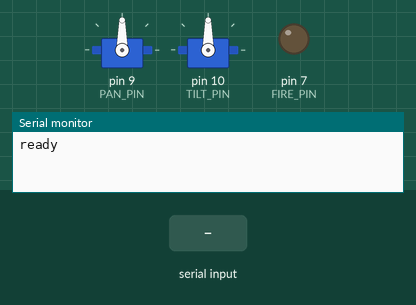
Recording of a sketch running on a simulated Arduino Uno, built with avr-gcc and run on an emulated ATmega328P. Shown: 2 × servo, output pins drawn as LEDs (lit = HIGH), the last lines printed to the serial monitor. The inputs (shaded band) are chosen by the test bench.

Above: at 1.2 s.
1.3 s: "F90\n" received over Serial
At 1.5 s:
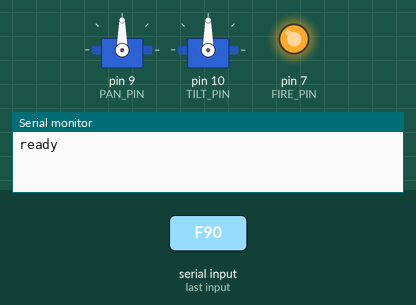
3.2 s: "P90T45\n" received over Serial
At 3.8 s:
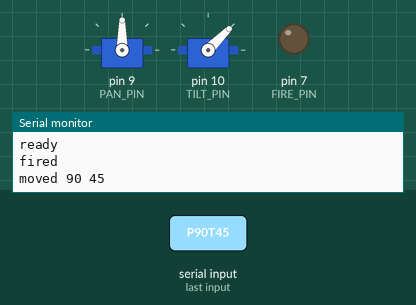
4.9 s: "F,45\n" received over Serial
At 5.1 s:
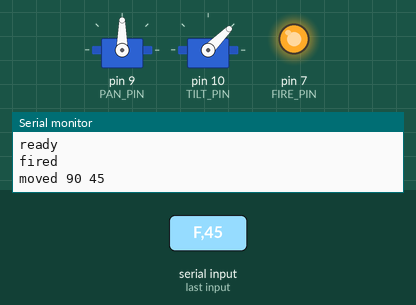
Timing chart, 0 to 7.9 s (numbered marks = the images above; inputs shaded):
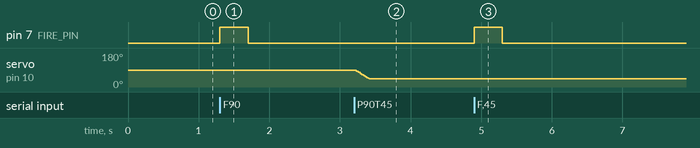

The sketch:

pan_tilt.ino
```cpp
// Pan/tilt servo driver for get-off-my-lawn.
//
// Reads commands from USB serial, one per line. Each reply is sent only once
// the action has FINISHED, so the host can wait for it before looking again:
//     P090T090\n     -> sweep pan/tilt to 90/90, settle   -> "moved 90 90"
//     F\n            -> pulse the solenoid for FIRE_MS    -> "fired"
// A command may end in "#<id>"; the reply then ends in the same "#<id>", so the
// host can tell its reply apart from a stale one:
//     P120T060#7\n   -> "moved 120 60 #7"
// On power-up / reset the board prints "ready".
//
// Hobby servos give no position feedback, so the board cannot *measure* when a
// move is done. Instead it sweeps the servo itself at DEG_PER_SEC, which is set
// below the servo's real speed: the shaft keeps up with the commanded angle,
// and when the sweep ends the shaft is there. Swapping motors means changing
// only the "Motor tuning" constants.
//
// Wiring:
//   pan servo  signal -> pin 9     (both are PWM-capable pins)
//   tilt servo signal -> pin 10
//   servo power       -> EXTERNAL 5V supply, not the board's 5V pin
//   servo ground      -> supply ground AND a board GND pin (common ground, or
//                        the signal has no reference and the servos jitter)
//   solenoid driver   -> pin 7 drives a MOSFET gate or relay input; the
//                        solenoid itself runs from its own supply and MUST
//                        have a flyback diode across it. Never wire a solenoid
//                        straight to a pin -- it draws far more than a pin can
//                        source, and the coil kicks back a damaging spike when
//                        it switches off.

#include <Servo.h>

const int PAN_PIN = 9;
const int TILT_PIN = 10;
const int FIRE_PIN = 7;
const int HOME_ANGLE = 90;

// ---- Motor tuning: the only values that depend on which servos are fitted ----
// Sweep speed. Must stay BELOW the servo's speed under load, or the commanded
// angle runs ahead of the shaft and "moved" is reported early. MG996R is about
// 0.17s/60deg (~350 deg/s) unloaded at 5V; 220 leaves margin for the camera.
const float DEG_PER_SEC = 220.0;
// Pause after the sweep for the shaft to stop and the rig to stop wobbling,
// so the next camera frame is sharp and shows the final aim.
const unsigned long SETTLE_MS = 100;
// -----------------------------------------------------------------------------

// How long one shot lasts. The board times this itself so a host crash or an
// unplugged USB cable cannot leave the coil energised.
const unsigned long FIRE_MS = 400;

const unsigned long STEP_MS = 10;  // sweep update interval

struct Axis {
  Servo servo;
  float position;  // angle currently commanded, mid-sweep
  int target;      // angle the sweep is heading for
};

Axis pan;
Axis tilt;

// Motion: SWEEPING -> SETTLING -> IDLE (reply sent on reaching IDLE).
enum Motion { IDLE, SWEEPING, SETTLING };
Motion motion = IDLE;
unsigned long lastStep = 0;
unsigned long settleUntil = 0;
long moveId = -1;  // -1: the command carried no "#<id>"

// Firing is independent of motion, so the pulse always ends on time.
bool firing = false;
unsigned long fireUntil = 0;
long fireId = -1;

char buffer[24];
byte length = 0;

void printId(long id) {
  if (id >= 0) {
    Serial.print(" #");
    Serial.print(id);
  }
  Serial.println();
}

// Move one axis up to maxStep degrees toward its target; true once there.
bool stepAxis(Axis &axis, float maxStep) {
  float remaining = axis.target - axis.position;
  if (fabs(remaining) <= maxStep) {
    axis.position = axis.target;
  } else {
    axis.position += remaining > 0 ? maxStep : -maxStep;
  }
  axis.servo.write((int)round(axis.position));
  return axis.position == axis.target;
}

void startMove(int p, int t, long id) {
  // A new move replaces one in progress; the old one is never reported.
  pan.target = constrain(p, 0, 180);
  tilt.target = constrain(t, 0, 180);
  moveId = id;
  motion = SWEEPING;
  lastStep = millis();
}

void startFire(long id) {
  digitalWrite(FIRE_PIN, HIGH);
  firing = true;
  fireUntil = millis() + FIRE_MS;
  fireId = id;
}

void handleLine(char *line) {
  long id = -1;
  char *hash = strchr(line, '#');
  if (hash != NULL) {
    id = atol(hash + 1);
    *hash = '\0';
  }

  int p, t;
  if (line[0] == 'F') {
    startFire(id);
  } else if (sscanf(line, "P%dT%d", &p, &t) == 2) {
    startMove(p, t, id);
  } else {
    Serial.print("error ");
    Serial.println(line);
  }
}

void readSerial() {
  while (Serial.available()) {
    char c = Serial.read();
    if (c == '\r') {
      continue;
    }
    if (c == '\n') {
      buffer[length] = '\0';
      if (length > 0) {
        handleLine(buffer);
      }
      length = 0;
    } else if (length < sizeof(buffer) - 1) {
      buffer[length++] = c;
    }
  }
}

void setup() {
  pinMode(FIRE_PIN, OUTPUT);
  digitalWrite(FIRE_PIN, LOW);  // before anything else, so it cannot fire on reset
  Serial.begin(115200);
  pan.servo.attach(PAN_PIN);
  tilt.servo.attach(TILT_PIN);
  pan.position = pan.target = HOME_ANGLE;
  tilt.position = tilt.target = HOME_ANGLE;
  pan.servo.write(HOME_ANGLE);
  tilt.servo.write(HOME_ANGLE);
  Serial.println("ready");
}

void loop() {
  unsigned long now = millis();

  // Done with millis() rather than delay() so commands keep being read and the
  // solenoid keeps being timed while the servos sweep.
  if (firing && (long)(now - fireUntil) >= 0) {
    digitalWrite(FIRE_PIN, LOW);
    firing = false;
    Serial.print("fired");
    printId(fireId);
  }

  if (motion == SWEEPING && now - lastStep >= STEP_MS) {
    float maxStep = DEG_PER_SEC * (now - lastStep) / 1000.0;
    lastStep = now;
    bool panThere = stepAxis(pan, maxStep);
    bool tiltThere = stepAxis(tilt, maxStep);
    if (panThere && tiltThere) {
      motion = SETTLING;
      settleUntil = now + SETTLE_MS;
    }
  }

  if (motion == SETTLING && (long)(now - settleUntil) >= 0) {
    motion = IDLE;
    Serial.print("moved ");
    Serial.print(pan.target);
    Serial.print(" ");
    Serial.print(tilt.target);
    printId(moveId);
  }

  readSerial();
}
```

Measured:
- after the input at 1.3 s, pin 7 (FIRE_PIN): LOW → HIGH at once, → LOW 0.40 s later
- after the input at 3.2 s, servo on pin 10 (TILT_PIN): moves from 90° to 45° over 0.20 s, starting at once
- after the input at 4.9 s, pin 7 (FIRE_PIN): LOW → HIGH at once, → LOW 0.40 s later
